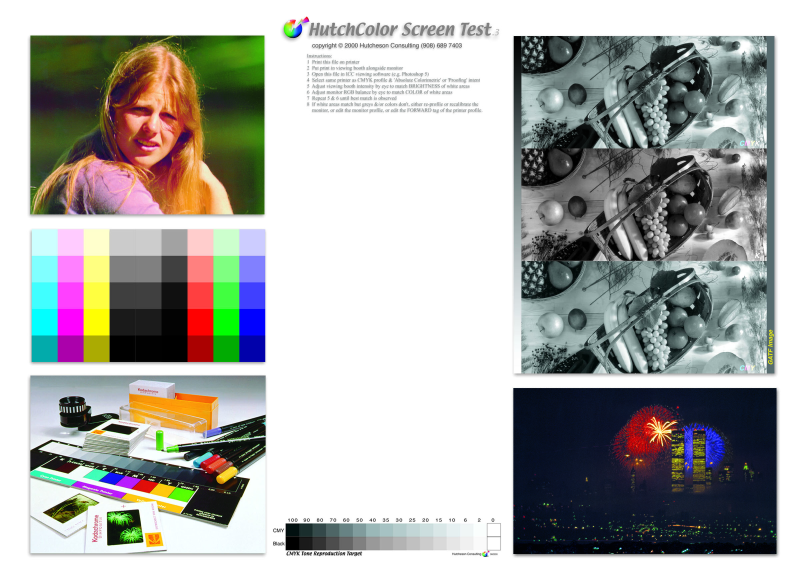
#> input picture text_recognition/ccv/samples/cmyk-jpeg-format.jpg, 2400 x 1745 px (shown at 1/3 size)
$ python -i crop_face.py   (imports and definitions only)   (older library calls are emulated)
#> lines starting #> are read from the running program, lines starting #| are printed output that depends on the picture
import sys, math, Image

def Distance(p1,p2):
  dx = p2[0] - p1[0]
  dy = p2[1] - p1[1]
  return math.sqrt(dx*dx+dy*dy)

def ScaleRotateTranslate(image, angle, center = None, new_center = None, scale = None, resample=Image.BICUBIC):
  if (scale is None) and (center is None):
    return image.rotate(angle=angle, resample=resample)
  nx,ny = x,y = center
  sx=sy=1.0
  if new_center:
    (nx,ny) = new_center
  if scale:
    (sx,sy) = (scale, scale)
  cosine = math.cos(angle)
  sine = math.sin(angle)
  a = cosine/sx
  b = sine/sx
  c = x-nx*a-ny*b
  d = -sine/sy
  e = cosine/sy
  f = y-nx*d-ny*e
  return image.transform(image.size, Image.AFFINE, (a,b,c,d,e,f), resample=resample)

def CropFace(image, eye_left=(0,0), eye_right=(0,0), offset_pct=(0.2,0.2), dest_sz = (70,70)):
  # calculate offsets in original image
  offset_h = math.floor(float(offset_pct[0])*dest_sz[0])
  offset_v = math.floor(float(offset_pct[1])*dest_sz[1])
  # get the direction
  eye_direction = (eye_right[0] - eye_left[0], eye_right[1] - eye_left[1])
  # calc rotation angle in radians
  rotation = -math.atan2(float(eye_direction[1]),float(eye_direction[0]))
  # distance between them
  dist = Distance(eye_left, eye_right)
  # calculate the reference eye-width
  reference = dest_sz[0] - 2.0*offset_h
  # scale factor
  scale = float(dist)/float(reference)
  # rotate original around the left eye
  image = ScaleRotateTranslate(image, center=eye_left, angle=rotation)
  # crop the rotated image
  crop_xy = (eye_left[0] - scale*offset_h, eye_left[1] - scale*offset_v)
  crop_size = (dest_sz[0]*scale, dest_sz[1]*scale)
  image = image.crop((int(crop_xy[0]), int(crop_xy[1]), int(crop_xy[0]+crop_size[0]), int(crop_xy[1]+crop_size[1])))
  # resize it
  image = image.resize(dest_sz, Image.ANTIALIAS)
  return image

def CropByName(fname):
    pass

>>> import cv2
>>> picture = cv2.imread('../text_recognition/ccv/samples/cmyk-jpeg-format.jpg', cv2.IMREAD_GRAYSCALE)
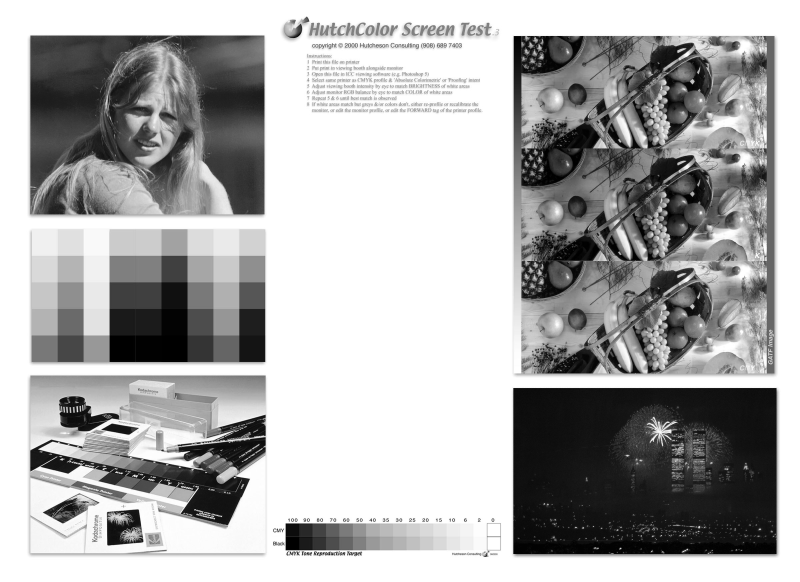
#> picture: shape (1745, 2400) (shown at 1/3 size); min 0, max 255, mean 173.6
>>> result = CropFace(picture)
#> (the run stopped early here; a loop or call above may not have finished)
